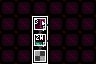

This is a level from a 2D game, rendered from its Tiled map with the project's own tilesets. A one-line summary and the complete map file follow:
An orthogonal 6x4 tile map with 16x16 px tiles, 4 tile layers (Maze Shape, Room Properties, Restrictions, Minimap).

<map version="1.10" tiledversion="1.11.0" orientation="orthogonal" renderorder="right-down" width="6" height="4" tilewidth="16" tileheight="16" infinite="0" nextlayerid="5" nextobjectid="1">
 <properties>
  <property name="max_exit_rooms" type="int" value="0" />
  <property name="min_challenge_rooms" type="int" value="0" />
  <property name="min_exit_rooms" type="int" value="0" />
  <property name="min_shop_rooms" type="int" value="0" />
 </properties>
 <tileset firstgid="1" source="../LayoutTiles.tsx" />
 <layer id="1" name="Maze Shape" width="6" height="4">
  <data encoding="csv">
1,1,1,1,1,1,
1,1,2,1,1,1,
1,1,34,1,1,1,
1,1,50,1,1,1
</data>
 </layer>
 <layer id="2" name="Room Properties" width="6" height="4">
  <data encoding="csv">
5,5,5,5,5,5,
5,5,91,5,5,5,
5,5,80,5,5,5,
5,5,6,5,5,5
</data>
 </layer>
 <layer id="3" name="Restrictions" width="6" height="4">
  <data encoding="csv">
0,0,0,0,0,0,
0,0,16,0,0,0,
0,0,16,0,0,0,
0,0,0,0,0,0
</data>
 </layer>
 <layer id="4" name="Minimap" width="6" height="4">
  <data encoding="csv">
0,0,0,0,0,0,
0,0,14,0,0,0,
0,0,14,0,0,0,
0,0,14,0,0,0
</data>
 </layer>
</map>
